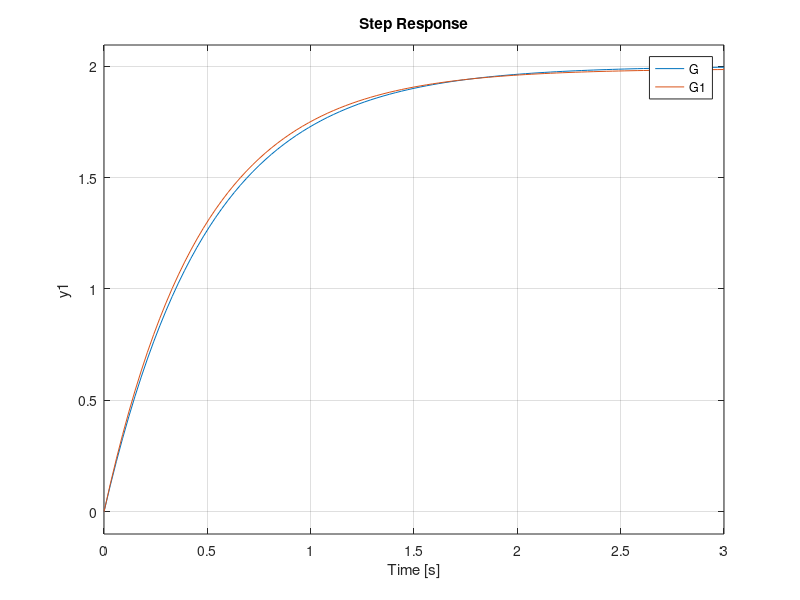

Write MATLAB code to recreate this figure.
close all
clc
%% Wczytanie danych
load IdentWsadowaDyn.mat;
u_W = DaneDynW(:,1);
y_W = DaneDynW(:,2);
u_C = DaneDynC(:,1);
y_C = DaneDynC(:,2);
u_W_est = DaneDynW(1:floor(size(DaneDynW,1))/2,1);
y_W_est = DaneDynW(1:floor(size(DaneDynW,1))/2,2);
u_W_wer = DaneDynW(floor(size(DaneDynW,1))/2+1:size(DaneDynW,1),1);
y_W_wer = DaneDynW(floor(size(DaneDynW,1))/2+1:size(DaneDynW,1),2);
u_C_est = DaneDynC(1:floor(size(DaneDynC,1))/2,1);
y_C_est = DaneDynC(1:floor(size(DaneDynC,1))/2,2);
u_C_wer = DaneDynC(floor(size(DaneDynC,1))/2+1:size(DaneDynC,1),1);
y_C_wer = DaneDynC(floor(size(DaneDynC,1))/2+1:size(DaneDynC,1),2);
Tp=0.01;
N=4001;
t=0:Tp:(N-1)*Tp;

%% Model odwzoru_W_estowania statycznego w zależności od rodzaju szumu
u = u_C_est; %%TUTAJ WPISZ ODPOWIEDNI SYGNAŁ U
y = y_C_est; %%TUTAJ WPISZ ODPOWIEDNI SYGNAŁ Y
data = y_C_est; %%TUTAJ WPISZE ODPOWIEDNIE data
fi = [];
FI = [];
dp = 2;
FI(1,:)=[0,0];
for i = 2:size(data,1)
    fi = [y(i-1), u(i-1)];
    FI(i,:) = fi;
    fi = [];
end
p_N_LS = inv(FI'*FI)*FI'*y;
fup = [];
fup(1)=0;
for i = 2:size(data,1)
    fup(i) = p_N_LS(1)*fup(i-1)+p_N_LS(2)*u(i-1);
end
%plot(u,fup,'DisplayName','LS');
%hold on
%plot(u_W_wer,y_W_wer,'DisplayName','Pomiar');
%hold off
T=-1*Tp/log(p_N_LS(1));
k=p_N_LS(2)/(1-exp(-1*Tp/T));
%% Metoda IV
z = [];
Z = [];
Z(1,:)=[0,0];
for i = 2:size(data,1)
    z = [-fup(i-1), u(i-1)];
    Z(i,:) = z;
    z = [];
end
p_N_IV = inv(Z'*FI)*Z'*y;
fup2 = [];
fup2(1)=0;
for i = 2:size(data,1)
    fup2(i) = p_N_IV(1)*fup(i-1)+p_N_IV(2)*u(i-1);
end
plot(u,fup2,'DisplayName','LS');
hold on
plot(u_C_wer,y_C_wer,'DisplayName','Pomiar');
hold off
T1=-1*Tp/log(p_N_IV(1));
k1=p_N_IV(2)/(1-exp(-1*Tp/T1));
%% Sprawdzenie
k0=2;
T0=0.5;
s=tf('s');
G=k0/(1+s*T0);
G1=k1/(1+s*T1);
step(G,G1);

